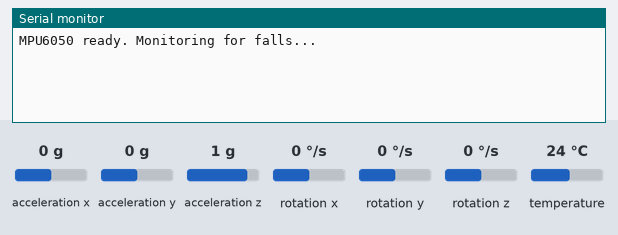
Bench run of a sketch on a simulated ESP32. Parts: the last lines printed to the serial monitor. The inputs (shaded band) are chosen by the test bench; at power-on: acceleration z 1 g, acceleration x 0 g, acceleration y 0 g, rotation x 0 °/s, rotation y 0 °/s, rotation z 0 °/s, temperature 24 °C.

Above: at 1.2 s.
1.3 s: acceleration z set to 0 g
At 2.0 s:
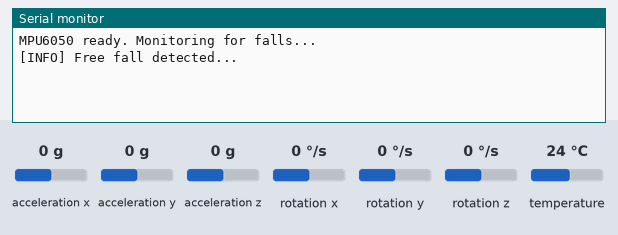
At 3.6 s:
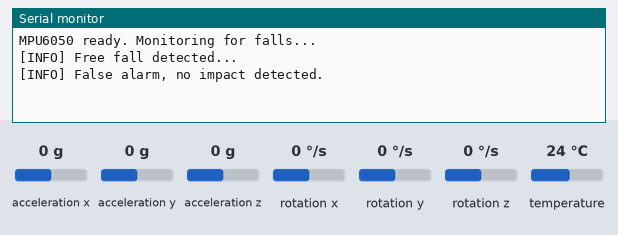

Measured:
- after the input at 1.3 s, the serial monitor: prints a new line after 0.12 s (image 1)

The sketch:

esp32-fall-detection.ino
```cpp
#include <Adafruit_MPU6050.h>

#include <Wire.h>
#include <Adafruit_MPU6050.h>
#include <Adafruit_Sensor.h>

Adafruit_MPU6050 mpu;

// Fall detection thresholds
const float FREE_FALL_THRESHOLD = 2.0; // in m/s^2
const float IMPACT_THRESHOLD = 20.0; // in m/s^2

bool inFreeFall = false;
unsigned long fallStartTime = 0;

void setup() {
Serial.begin(115200);
Wire.begin(); // SDA = GPIO21, SCL = GPIO22

if (!mpu.begin()) {
Serial.println("Failed to find MPU6050 sensor!");
while (1);
}

mpu.setAccelerometerRange(MPU6050_RANGE_8_G);
mpu.setGyroRange(MPU6050_RANGE_500_DEG);
mpu.setFilterBandwidth(MPU6050_BAND_21_HZ);

Serial.println("MPU6050 ready. Monitoring for falls...");
}

void loop() {
sensors_event_t accel, gyro, temp;
mpu.getEvent(&accel, &gyro, &temp);

float ax = accel.acceleration.x;
float ay = accel.acceleration.y;
float az = accel.acceleration.z;

float totalAcc = sqrt(ax * ax + ay * ay + az * az);

if (!inFreeFall && totalAcc < FREE_FALL_THRESHOLD) {
inFreeFall = true;
fallStartTime = millis();
Serial.println("[INFO] Free fall detected...");
}

if (inFreeFall && totalAcc > IMPACT_THRESHOLD && millis() - fallStartTime < 2000) {
Serial.println("[ALERT] Fall Detected!");
inFreeFall = false;
}

if (inFreeFall && millis() - fallStartTime > 2000) {
Serial.println("[INFO] False alarm, no impact detected.");
inFreeFall = false;
}

delay(200); // You can reduce this to improve response time
}
```
